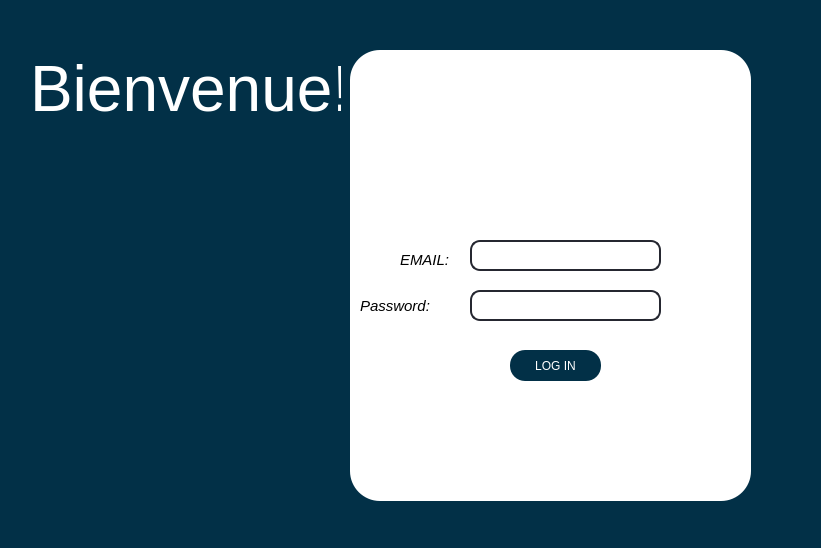
<?xml version="1.0" encoding="UTF-8"?>
<ui version="4.0">
 <class>login</class>
 <widget class="QWidget" name="login">
  <property name="geometry">
   <rect>
    <x>0</x>
    <y>0</y>
    <width>821</width>
    <height>548</height>
   </rect>
  </property>
  <property name="windowTitle">
   <string>Form</string>
  </property>
  <property name="styleSheet">
   <string notr="true">/*background-color:rgb(32, 102, 193);*/
background-color:#023047;</string>
  </property>
  <widget class="QLabel" name="label_2">
   <property name="geometry">
    <rect>
     <x>350</x>
     <y>50</y>
     <width>401</width>
     <height>451</height>
    </rect>
   </property>
   <property name="styleSheet">
    <string notr="true">background-color:white
;
border-radius:30px;</string>
   </property>
   <property name="text">
    <string/>
   </property>
  </widget>
  <widget class="QStackedWidget" name="stackedWidget3">
   <property name="geometry">
    <rect>
     <x>360</x>
     <y>60</y>
     <width>381</width>
     <height>431</height>
    </rect>
   </property>
   <property name="styleSheet">
    <string notr="true">background-color:white
;
border-radius:115px;</string>
   </property>
   <property name="currentIndex">
    <number>0</number>
   </property>
   <widget class="QWidget" name="page">
    <widget class="QLabel" name="label_4">
     <property name="geometry">
      <rect>
       <x>100</x>
       <y>0</y>
       <width>161</width>
       <height>131</height>
      </rect>
     </property>
     <property name="text">
      <string/>
     </property>
     <property name="pixmap">
      <pixmap resource="res.qrc">:/prefix/new/res/download (3).png</pixmap>
     </property>
    </widget>
    <widget class="QLineEdit" name="email">
     <property name="geometry">
      <rect>
       <x>110</x>
       <y>180</y>
       <width>191</width>
       <height>31</height>
      </rect>
     </property>
     <property name="styleSheet">
      <string notr="true">QLineEdit{
border:2px solid rgb(37,39,48);
border-radius:10px;

background-color:white;
}
QLineEdit:hover{
border:2px solid rgb(48,50,62);
}
QLineEdit:focus{
border:2px solid rgb(85,170,255);

}
</string>
     </property>
    </widget>
    <widget class="QLabel" name="label_5">
     <property name="geometry">
      <rect>
       <x>40</x>
       <y>190</y>
       <width>61</width>
       <height>20</height>
      </rect>
     </property>
     <property name="styleSheet">
      <string notr="true">QLabel{
  position: relative;
  font-family: &quot;Avenir Next&quot;, sans-serif;
  font-weight:9000;
  font-size: 15px;
  text-transform: uppercase;
  font-style: italic;
  letter-spacing: 0.05em;
  display: inline-block;}
QLabel:Before{  position: absolute;
  left: 0;
  top: 0;
  content: attr(filter-content);

  filter: url(#motion-blur-filter);}</string>
     </property>
     <property name="text">
      <string>&lt;html&gt;&lt;head/&gt;&lt;body&gt;&lt;p&gt;EMAIL:&lt;/p&gt;&lt;/body&gt;&lt;/html&gt;</string>
     </property>
    </widget>
    <widget class="QLineEdit" name="mdp">
     <property name="geometry">
      <rect>
       <x>110</x>
       <y>230</y>
       <width>191</width>
       <height>31</height>
      </rect>
     </property>
     <property name="focusPolicy">
      <enum>Qt::ClickFocus</enum>
     </property>
     <property name="styleSheet">
      <string notr="true">QLineEdit{
border:2px solid rgb(37,39,48);
border-radius:10px;

background-color:white;
}
QLineEdit:hover{
border:2px solid rgb(48,50,62);
}
QLineEdit:focus{
border:2px solid rgb(85,170,255);
}
</string>
     </property>
     <property name="echoMode">
      <enum>QLineEdit::Password</enum>
     </property>
    </widget>
    <widget class="QLabel" name="label_6">
     <property name="geometry">
      <rect>
       <x>0</x>
       <y>230</y>
       <width>101</width>
       <height>31</height>
      </rect>
     </property>
     <property name="styleSheet">
      <string notr="true">QLabel{
  position: relative;
  font-family: &quot;Avenir Next&quot;, sans-serif;
  font-weight:9000;
  font-size: 15px;
  text-transform: uppercase;
  font-style: italic;
  letter-spacing: 0.05em;
  display: inline-block;}
QLabel:Before{  position: absolute;
  left: 0;
  top: 0;
  content: attr(filter-content);

  filter: url(#motion-blur-filter);}</string>
     </property>
     <property name="text">
      <string>Password:</string>
     </property>
    </widget>
    <widget class="QPushButton" name="valider">
     <property name="geometry">
      <rect>
       <x>150</x>
       <y>290</y>
       <width>91</width>
       <height>31</height>
      </rect>
     </property>
     <property name="styleSheet">
      <string notr="true">QPushButton{
border-radius:15px;
background-color:#023047;
/*background-color:rgb(206, 212, 84);*/
color:rgb(255, 255, 255);
font: 75 12pt &quot;System&quot;;

}
QPushButton:hover{
background-color:#90e0ef;
font: 75 12pt &quot;System&quot;;
color:rgb(255, 255, 255);

}
QPushButton:pressed{
background-color:#90e0ef;
font: 75 12pt &quot;System&quot;;
color:white;

}</string>
     </property>
     <property name="text">
      <string>LOG IN</string>
     </property>
    </widget>
   </widget>
   <widget class="QWidget" name="page_3">
    <widget class="QLineEdit" name="nom_nv">
     <property name="geometry">
      <rect>
       <x>120</x>
       <y>170</y>
       <width>191</width>
       <height>31</height>
      </rect>
     </property>
     <property name="styleSheet">
      <string notr="true">QLineEdit{
border:2px solid rgb(37,39,48);
border-radius:10px;

background-color:white;
}
QLineEdit:hover{
border:2px solid rgb(48,50,62);
}
QLineEdit:focus{
border:2px solid rgb(85,170,255);
}
</string>
     </property>
    </widget>
    <widget class="QLineEdit" name="prenom_nv">
     <property name="geometry">
      <rect>
       <x>120</x>
       <y>210</y>
       <width>191</width>
       <height>31</height>
      </rect>
     </property>
     <property name="styleSheet">
      <string notr="true">QLineEdit{
border:2px solid rgb(37,39,48);
border-radius:10px;

background-color:white;
}
QLineEdit:hover{
border:2px solid rgb(48,50,62);
}
QLineEdit:focus{
border:2px solid rgb(85,170,255);
}
</string>
     </property>
    </widget>
    <widget class="QLineEdit" name="adresse_nv">
     <property name="geometry">
      <rect>
       <x>120</x>
       <y>250</y>
       <width>191</width>
       <height>31</height>
      </rect>
     </property>
     <property name="styleSheet">
      <string notr="true">QLineEdit{
border:2px solid rgb(37,39,48);
border-radius:10px;

background-color:white;
}
QLineEdit:hover{
border:2px solid rgb(48,50,62);
}
QLineEdit:focus{
border:2px solid rgb(85,170,255);
}
</string>
     </property>
    </widget>
    <widget class="QLineEdit" name="email_nv">
     <property name="geometry">
      <rect>
       <x>120</x>
       <y>290</y>
       <width>191</width>
       <height>31</height>
      </rect>
     </property>
     <property name="styleSheet">
      <string notr="true">QLineEdit{
border:2px solid rgb(37,39,48);
border-radius:10px;

background-color:white;
}
QLineEdit:hover{
border:2px solid rgb(48,50,62);
}
QLineEdit:focus{
border:2px solid rgb(85,170,255);
}
</string>
     </property>
    </widget>
    <widget class="QLabel" name="label_7">
     <property name="geometry">
      <rect>
       <x>0</x>
       <y>340</y>
       <width>121</width>
       <height>16</height>
      </rect>
     </property>
     <property name="styleSheet">
      <string notr="true">QLabel{
  position: relative;
  font-family: &quot;Avenir Next&quot;, sans-serif;
  font-weight:9000;
  font-size: 15px;
  text-transform: uppercase;
  font-style: italic;
  letter-spacing: 0.05em;
  display: inline-block;}
QLabel:Before{  position: absolute;
  left: 0;
  top: 0;
  content: attr(filter-content);

  filter: url(#motion-blur-filter);}</string>
     </property>
     <property name="text">
      <string>MOT DE PASSE:</string>
     </property>
    </widget>
    <widget class="QLabel" name="label_8">
     <property name="geometry">
      <rect>
       <x>50</x>
       <y>180</y>
       <width>51</width>
       <height>16</height>
      </rect>
     </property>
     <property name="styleSheet">
      <string notr="true">QLabel{
  position: relative;
  font-family: &quot;Avenir Next&quot;, sans-serif;
  font-weight:9000;
  font-size: 15px;
  text-transform: uppercase;
  font-style: italic;
  letter-spacing: 0.05em;
  display: inline-block;}
QLabel:Before{  position: absolute;
  left: 0;
  top: 0;
  content: attr(filter-content);

  filter: url(#motion-blur-filter);}</string>
     </property>
     <property name="text">
      <string>NOM:</string>
     </property>
    </widget>
    <widget class="QLabel" name="label_9">
     <property name="geometry">
      <rect>
       <x>30</x>
       <y>260</y>
       <width>81</width>
       <height>16</height>
      </rect>
     </property>
     <property name="styleSheet">
      <string notr="true">QLabel{
  position: relative;
  font-family: &quot;Avenir Next&quot;, sans-serif;
  font-weight:9000;
  font-size: 15px;
  text-transform: uppercase;
  font-style: italic;
  letter-spacing: 0.05em;
  display: inline-block;}
QLabel:Before{  position: absolute;
  left: 0;
  top: 0;
  content: attr(filter-content);

  filter: url(#motion-blur-filter);}</string>
     </property>
     <property name="text">
      <string>ADRESSE:</string>
     </property>
    </widget>
    <widget class="QLabel" name="label_10">
     <property name="geometry">
      <rect>
       <x>30</x>
       <y>220</y>
       <width>81</width>
       <height>16</height>
      </rect>
     </property>
     <property name="styleSheet">
      <string notr="true">QLabel{
  position: relative;
  font-family: &quot;Avenir Next&quot;, sans-serif;
  font-weight:9000;
  font-size: 15px;
  text-transform: uppercase;
  font-style: italic;
  letter-spacing: 0.05em;
  display: inline-block;}
QLabel:Before{  position: absolute;
  left: 0;
  top: 0;
  content: attr(filter-content);

  filter: url(#motion-blur-filter);}</string>
     </property>
     <property name="text">
      <string>PRENOM:</string>
     </property>
    </widget>
    <widget class="QLabel" name="label_11">
     <property name="geometry">
      <rect>
       <x>50</x>
       <y>300</y>
       <width>61</width>
       <height>16</height>
      </rect>
     </property>
     <property name="styleSheet">
      <string notr="true">QLabel{
  position: relative;
  font-family: &quot;Avenir Next&quot;, sans-serif;
  font-weight:9000;
  font-size: 15px;
  text-transform: uppercase;
  font-style: italic;
  letter-spacing: 0.05em;
  display: inline-block;}
QLabel:Before{  position: absolute;
  left: 0;
  top: 0;
  content: attr(filter-content);

  filter: url(#motion-blur-filter);}</string>
     </property>
     <property name="text">
      <string>EMAIL:</string>
     </property>
    </widget>
    <widget class="QLineEdit" name="mdp_nv">
     <property name="geometry">
      <rect>
       <x>120</x>
       <y>330</y>
       <width>191</width>
       <height>31</height>
      </rect>
     </property>
     <property name="styleSheet">
      <string notr="true">QLineEdit{
border:2px solid rgb(37,39,48);
border-radius:10px;

background-color:white;
}
QLineEdit:hover{
border:2px solid rgb(48,50,62);
}
QLineEdit:focus{
border:2px solid rgb(85,170,255);
}
</string>
     </property>
     <property name="echoMode">
      <enum>QLineEdit::Password</enum>
     </property>
    </widget>
    <widget class="QLabel" name="label_12">
     <property name="geometry">
      <rect>
       <x>150</x>
       <y>-10</y>
       <width>101</width>
       <height>131</height>
      </rect>
     </property>
     <property name="text">
      <string/>
     </property>
     <property name="pixmap">
      <pixmap resource="res.qrc">:/prefix/new/res/add.png</pixmap>
     </property>
    </widget>
    <widget class="QPushButton" name="valider_2">
     <property name="geometry">
      <rect>
       <x>140</x>
       <y>370</y>
       <width>81</width>
       <height>31</height>
      </rect>
     </property>
     <property name="styleSheet">
      <string notr="true">QPushButton{
border-radius:15px;
background-color:#023047;
/*background-color:rgb(206, 212, 84);*/
color:rgb(255, 255, 255);
font: 75 12pt &quot;System&quot;;

}
QPushButton:hover{
background-color:#90e0ef;
font: 75 12pt &quot;System&quot;;
color:rgb(255, 255, 255);

}
QPushButton:pressed{
background-color:#90e0ef;
font: 75 12pt &quot;System&quot;;
color:white;

}</string>
     </property>
     <property name="text">
      <string>INSCRIT</string>
     </property>
    </widget>
    <widget class="QLineEdit" name="id_nv">
     <property name="geometry">
      <rect>
       <x>120</x>
       <y>130</y>
       <width>191</width>
       <height>31</height>
      </rect>
     </property>
     <property name="styleSheet">
      <string notr="true">QLineEdit{
border:2px solid rgb(37,39,48);
border-radius:10px;

background-color:white;
}
QLineEdit:hover{
border:2px solid rgb(48,50,62);
}
QLineEdit:focus{
border:2px solid rgb(85,170,255);
}
</string>
     </property>
    </widget>
    <widget class="QLabel" name="label_14">
     <property name="geometry">
      <rect>
       <x>0</x>
       <y>140</y>
       <width>121</width>
       <height>20</height>
      </rect>
     </property>
     <property name="styleSheet">
      <string notr="true">QLabel{
  position: relative;
  font-family: &quot;Avenir Next&quot;, sans-serif;
  font-weight:9000;
  font-size: 15px;
  text-transform: uppercase;
  font-style: italic;
  letter-spacing: 0.05em;
  display: inline-block;}
QLabel:Before{  position: absolute;
  left: 0;
  top: 0;
  content: attr(filter-content);

  filter: url(#motion-blur-filter);}</string>
     </property>
     <property name="text">
      <string>ID_EMPLOYER:</string>
     </property>
    </widget>
   </widget>
  </widget>
  <widget class="QLabel" name="label">
   <property name="geometry">
    <rect>
     <x>-50</x>
     <y>250</y>
     <width>331</width>
     <height>171</height>
    </rect>
   </property>
   <property name="text">
    <string/>
   </property>
   <property name="pixmap">
    <pixmap resource="res.qrc">:/prefix/new/res/constop1-removebg-preview.png</pixmap>
   </property>
  </widget>
  <widget class="QLabel" name="label_3">
   <property name="geometry">
    <rect>
     <x>30</x>
     <y>30</y>
     <width>311</width>
     <height>121</height>
    </rect>
   </property>
   <property name="styleSheet">
    <string notr="true">color:rgb(255, 255, 255);
font:&quot;System&quot;;
 animation: outer-left 1s 1s cubic-bezier(0.5, 0, 0.1, 1) both;</string>
   </property>
   <property name="text">
    <string>&lt;html&gt;&lt;head/&gt;&lt;body&gt;&lt;p&gt;&lt;span style=&quot; font-size:48pt;&quot;&gt;Bienvenue!&lt;/span&gt;&lt;/p&gt;&lt;/body&gt;&lt;/html&gt;</string>
   </property>
  </widget>
 </widget>
 <resources>
  <include location="res.qrc"/>
 </resources>
 <connections/>
</ui>
